Frame 1 (no input): blank canvas, image omitted
Frame 60 (no input): blank canvas, image omitted
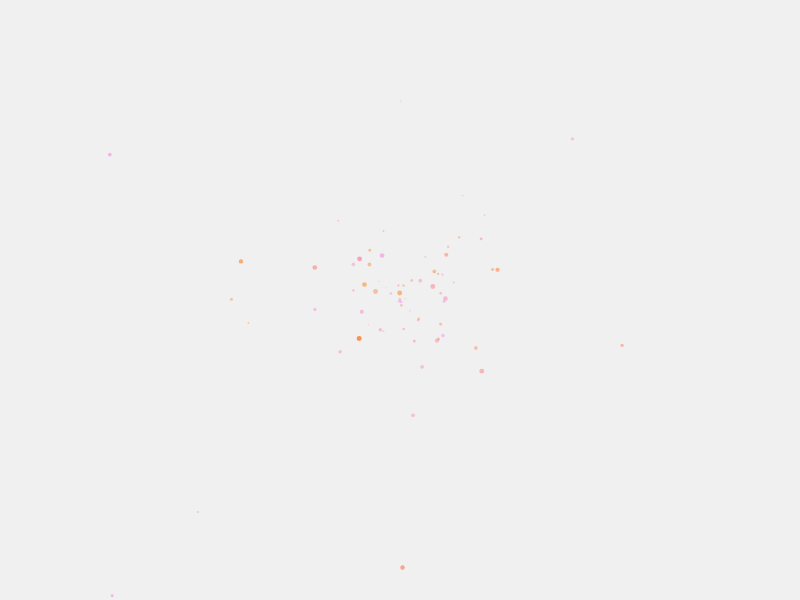
Frame 120 (the mouse pressed at the canvas centre since frame 60)

The p5.js sketch whose frames 1 and 60 were blank and that drew this single picture after the mouse press (run headless with seeded random() and noise() and a simulated clock; from frame 60 on, the mouse is pressed at the canvas centre):

// p5.js sketch
// ── sketch.js
let bacteriaList = [];

function setup() {
    createCanvas(800, 600);
    // Populate initial bacteria
    for (let i = 0; i < 10; i++) {
        let x = random(width);
        let y = random(height);
        bacteriaList.push(new Bacteria(x, y));
    }
}

function draw() {
    background(240);
    for (let bact of bacteriaList) {
        bact.move();
        bact.grow();
        bact.show();
    }
    // Add a new bacterium every 200 frames
    if (frameCount % 50 === 0) {
        addBacterium();
    }
    // Add new bacteria on mouse click
    if (mouseIsPressed) {
        bacteriaList.push(new Bacteria(mouseX, mouseY));
    }
}

function addBacterium() {
    let x = random(width);
    let y = random(height);
    bacteriaList.push(new Bacteria(x,y));
}
// ── classes.js
class Bacteria {
    constructor(x, y) {
        this.x = x;
        this.y = y;
        this.size = random(1 , 5); // Random size to start
        this.dx = random(-2,2); // random velocity in X
        this.dy = random(-2,2); // random velocity in Y
        this.growthRate = random(0.001, 0.005); // How fast it grows
        this.transparency = 100;
        this.transparencyRate = 150 / ((5 - this.size) / this.growthRate);
        this.red = 250,
        this.green = 128;
        this.blue = random(0, 250);
        this.color = color(this.red, this.green, this.blue, this.transparency); // Assign a stable color at creation
    }

    move() {
        //update position based on velocity
        this.x += this.dx;
        this.y += this.dy;
        // check for edge collision
        this.edges();
    }

    edges() {
        //reverse direction if hitting edge
        if (this.x <= 0 + this.size / 2 || this.x >= width - this.size / 2) this.dx *= -1;
        if (this.y <= 0 + this.size / 2 || this.y >= height - this.size / 2) this.dy *= -1;
    }

    grow() {
        // Increase size over time
        this.size += this.growthRate;
        this.size = constrain(this.size, 0, 15); // Limit size to 20
        this.transparency += this.transparencyRate;
        this.color = color(this.red, this.green, this.blue, this.transparency); 

    }

    show() {
        noStroke();
        fill(this.color); 
        ellipse(this.x, this.y, this.size, this.size);
    }
}
